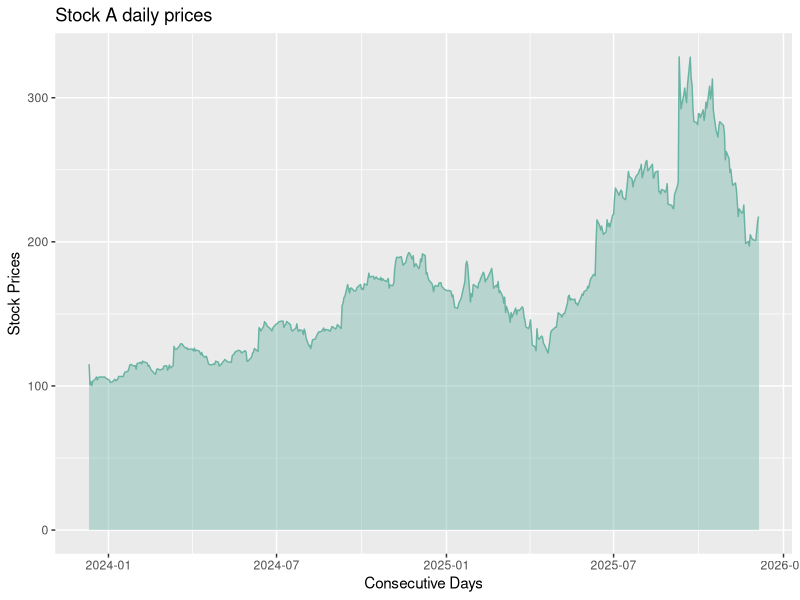
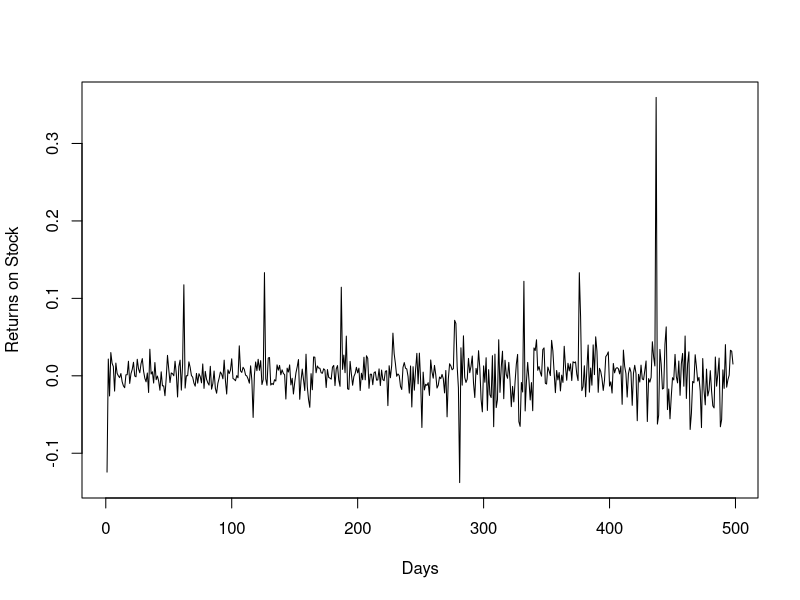
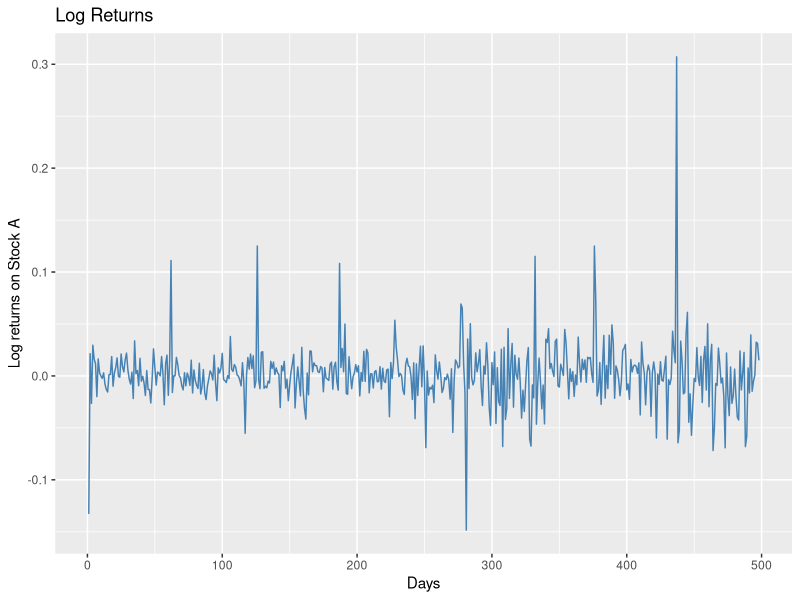
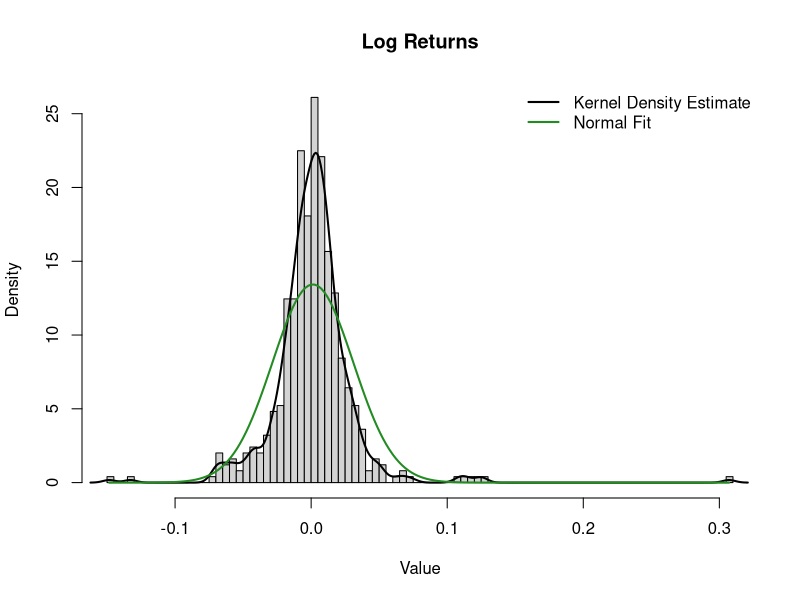
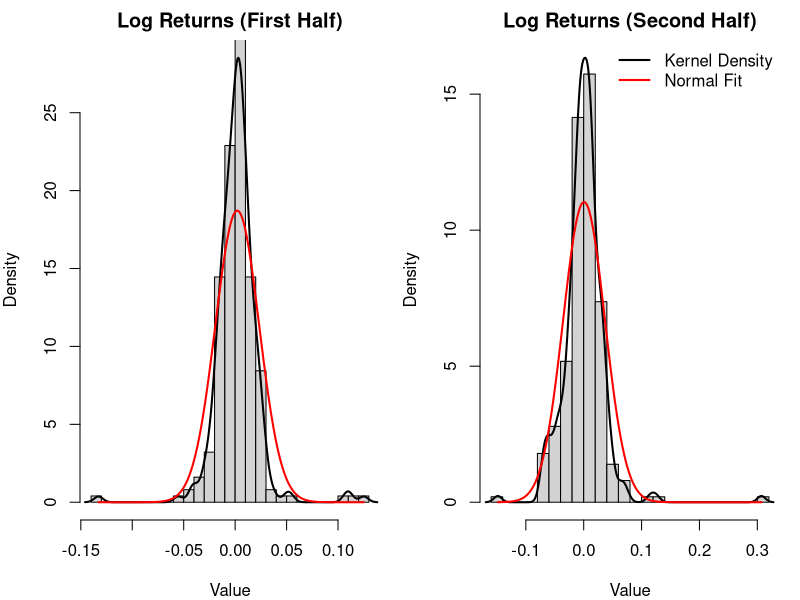
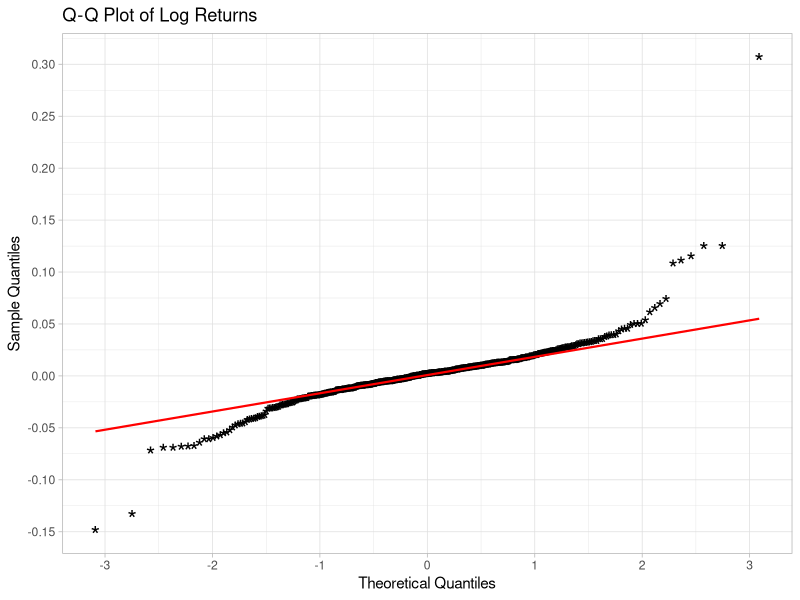
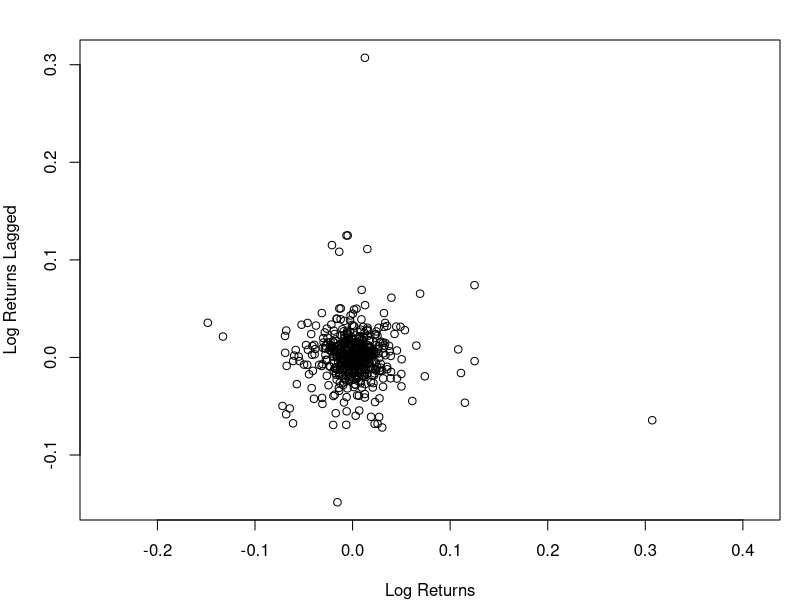

Write R code to recreate these figures, in order.

### ---------------- Clear all Outputs and Terminal of R Studio ------------------
## This for safety and to avoid variables conflict
rm(list = ls())
graphics.off()
cat("\014")

### --------------------- Installing Packages Required ---------------------------
options (repos = "https://cran.rstudio.com")
packages <- c ( "ggplot2","readxl","plotly")
installed_packages <- packages %in% rownames(installed.packages())

# Install packages,if  not yet installed
if (any(installed_packages == FALSE)) {
  install.packages ( packages [!installed_packages])
}
invisible (lapply(packages,library,character.only = TRUE))   # Package Loading


### ----------------- 1. Stocks prices and Log returns on Stock ------------------
### ------------------------------------------------------------------------------

### Loading Data
getwd()
prices <- read_excel("Problem1set2.xlsx")

head(prices)
print(prices[,1])
print(prices[,2])         # Print out the vector of  "prices" of stock A

### Nnumber of Columns
ncol(prices)
###number of rows (that is our n in the lectures)
n_obs = nrow(prices)

##### We use the function summary()
summary(prices$"A")
mean(prices$"A")
#### The adjusted empirical variance for stock A 
var(prices$"A")

###------------------------ Visualization using ggplot ---------------------------
p <- ggplot(prices, aes(x=Date, y=A)) +
  geom_area(fill="#69b3a2", alpha=0.4) +
  geom_line(color="#69b3a2") +
  labs(x = "Consecutive Days",y = "Stock Prices",title = "Stock A daily prices") 
p   ## Displaying Plot

### ----------------------------- Returns on Stock -------------------------------
#We create a numeric vector of size n-1
returnsA<-vector(mode = "numeric", length = n_obs -1)
#then, we use a "for loop" in R
for(i in 1:n_obs-1) returnsA[i]<-(prices$`A`[i+1]-prices$`A`[i])/prices$`A`[i]
# Plot for returns
plot(returnsA, type='l', xlab="Days", ylab="Returns on Stock")

### ------------------------ Logarithm Returns on Stock A ------------------------
log_returns <- diff(log(prices$`A`), lag=1)

# Plot for Log returns
df <- data.frame(Date = 1:length(log_returns),LogReturn = log_returns)
q <- ggplot(df, aes(x=Date, y=log_returns)) + 
  geom_line(color="steelblue") +
  labs(x = "Days", y = "Log returns on Stock A",title = "Log Returns")
q 

### ----------------------------- Histogram --------------------------------------
hist(log_returns, probability = TRUE, breaks = "FD",
     main = "Log Returns", xlab = "Value", ylab = "Density")
lines(density(log_returns), lwd = 2)

x <- seq(min(log_returns), max(log_returns), length.out = 200)
lines(x, dnorm(x, mean(log_returns), sd(log_returns)), col = "forestgreen",lwd = 2)

legend("topright", legend = c("Kernel Density Estimate", "Normal Fit"),
       lwd = c(2, 2), col = c("black", "forestgreen"), bty = "n")

# Split plotting area, 1 row 2 columns
par(mfrow = c(1, 2), mar = c(4, 4, 2, 1))

first_half <- log_returns[1:floor(n_obs/2)]
second_half <- log_returns[(floor(n_obs/2)):n_obs-1]

# First Half
hist(first_half,probability = TRUE,breaks = 20,
     main = "Log Returns (First Half)", xlab = "Value", ylab = "Density",
     ylim = c(0, max(density(first_half)$y, dnorm(first_half, mean(first_half),
     sd(first_half)))))

lines(density(first_half), lwd = 2, col = "black")
xgrid1 <- seq(min(first_half), max(first_half), length.out = 200)
lines(xgrid1, dnorm(xgrid1, mean(first_half), sd(first_half)), col = "red", lwd = 2)

# Second half
hist(second_half,probability = TRUE,breaks = 20,
     main = "Log Returns (Second Half)",xlab = "Value",ylab = "Density",
     ylim = c(0, max(density(second_half)$y, dnorm(second_half, mean(second_half), 
     sd(second_half)))))

lines(density(second_half), lwd = 2, col = "black")
xgrid2 <- seq(min(second_half), max(second_half), length.out = 200)
lines(xgrid2, dnorm(xgrid2, mean(second_half), sd(second_half)), col = "red", lwd = 2)
legend("topright",legend = c("Kernel Density", "Normal Fit"),col = c("black", "red"),
       lwd = 2,bty = "n")

par(mfrow = c(1,1)) ## Restoring the plotting to normal

### ------------------ Kolmogorov-Sirmnov Test for Same distribution -------------

## To check if both the data sets are coming from same distribution
ks.test(first_half, second_half)

### -------------------------- Quantile-Quantile Plots Plot -----------------------

qqplot <- ggplot(data.frame(log_returns), aes(sample = log_returns)) +
  stat_qq(shape = "*", size = 6) +
  stat_qq_line(color = "red", linewidth = 0.75) +
  labs(x = "Theoretical Quantiles",y = "Sample Quantiles",
       title = "Q-Q Plot of Log Returns") +
  scale_x_continuous(n.breaks = 10) +
  scale_y_continuous(n.breaks = 10) +
  theme_light()
qqplot

### --------------------------------- Meucci Visual Check ------------------------
### The shatter plot should be circular, if the data is i.i.d random variables

lA1<-vector(mode = "numeric", length = n_obs-1)
for(i in 1:n_obs-1) lA1[i]<-log_returns[i]

lA2<-vector(mode = "numeric", length = n_obs-1)
for(i in 1:n_obs-1) lA2[i]<-log_returns[i+1]

plot(lA1, lA2, xlab="Log Returns", ylab="Log Returns Lagged", asp=1)

### --------------------------- Mean, Variance and Covariance --------------------

X_mean  <- mean(log_returns) ## Log returns mean
X_adjvar <- var(log_returns) ## Log returns Adjusted Variance
cov_mat <- cov(as.matrix(log_returns))
cov_mat_GBM <- diag(X_adjvar, length(log_returns))
X_mean
X_adjvar
cov_mat

### -------------- Shapiro-Wilk Normality, Box-Pierce and Box-Ljung Tests -------
## Normality test
shapiro.test(log_returns)

## Box-Pierce test on the log-returns
Box.test (log_returns, lag = 5, type = "Box-Pierce")

## Box-Ljung test on the log-returns
Box.test (log_returns, lag = 5, type = "Ljung-Box")

### ------------------------- Kolmogorov-Smirnov Test ----------------------------
## For Normal Distribution
ks.test(log_returns,pnorm,mean=mean(X_mean),sd=sd(log_returns))


### ----------------------------- Parameters -------------------------------------
Delta <- 1/252 # One trading day
mu_hat <- X_mean/Delta + X_adjvar/2 
sigma_hat <- sqrt (X_adjvar/Delta)

mu_hat ## parameter mu
sigma_hat ## parameter Sigma


### ------------------------ Confidence Intervals -------------------------------
### Confidence Interval for mu
alpha <- 0.05
k = length(log_returns) # total log returns data points
se_mu <- sigma_hat / sqrt(k * Delta)
mu_hat + c(-1,1) * qnorm(1 - alpha/2) * se_mu

### Confidence Interval for sigma
lower <- (k-1) * sigma_hat^2 / qchisq(1 - alpha/2, df = k)
upper <- (k-1) * sigma_hat^2 / qchisq(alpha/2, df = k)
sqrt(c(lower, upper))  # Confidence Interval for sigma


### -------------------- 2. Losses on the stock and Value at Risk ---------------
### -----------------------------------------------------------------------------

### ------------------ Historical Method: Value at Risk (vaR) -------------------
St <- as.numeric(tail(prices$'A', 1))

loss_op <- -St * (exp(log_returns) - 1) ## Loss operator
losses_sorted <- sort(loss_op)

alpha <- 0.95
k <- length(loss_op)
VaR_hist <- losses_sorted[floor(k * alpha)]
VaR_hist
VaR_hist/St ## VaR in percentage


### -------------------------- Monte Carlo Simulation ----------------------------

alpha <- 0.999 # confidence level
N <- 100000
set.seed(24)   # for reproducibility
St <- as.numeric(tail(prices$'A', 1)) # Current portfolio value

# Parameters
mu_hat <- mean(log_returns) / Delta + 0.5 * var(log_returns) / Delta
sigma_hat <- sd(log_returns) / sqrt(Delta)
sim_returns <- (mu_hat - 0.5 * sigma_hat^2) * Delta +
  sigma_hat * sqrt(Delta) * rnorm(N)

sim_losses <- - St * (exp(sim_returns) - 1)
sim_losses_sorted <- sort(sim_losses)
VaR_MC <- sim_losses_sorted[floor(N * alpha)]
VaR_MC
VaR_MC/St

### NOTE: change alpha values to 0.99 and 0.999 to get VaR simulation results for 99% 
### and 99.9% confidence levels respectively
